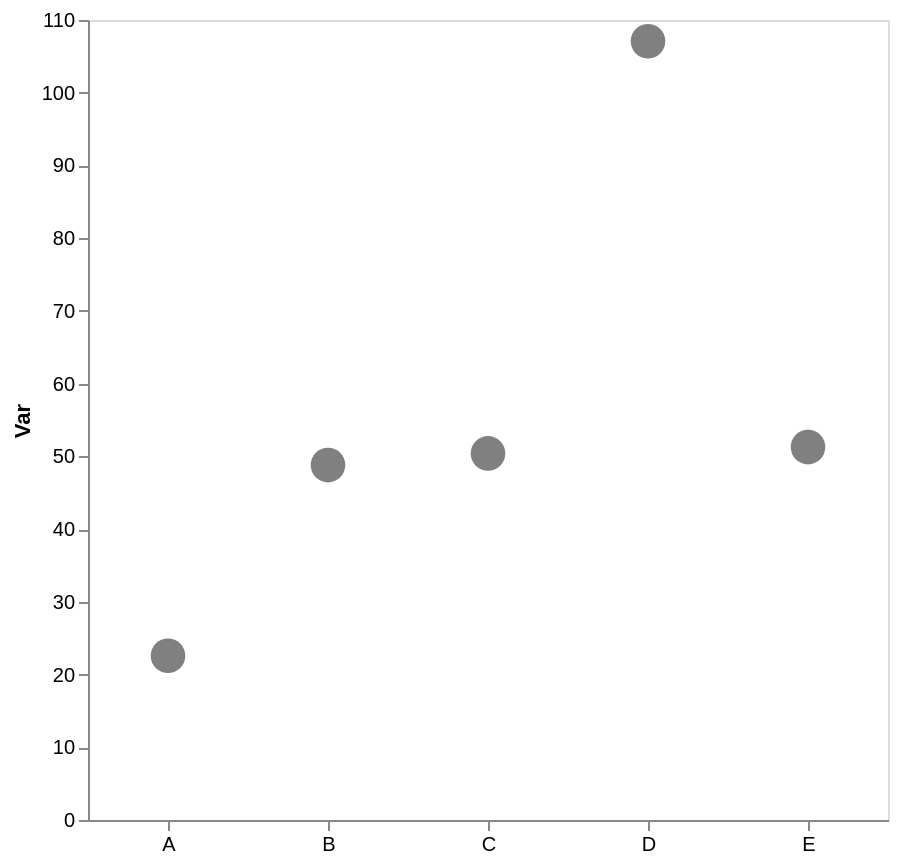

Describe this chart as a Vega-Lite specification.
### Vega-Lite specification from a JSON file in a GitHub repository (floating-point values rounded to 4 significant figures)
{"config": {"view": {"continuousWidth": 300, "continuousHeight": 300}, "axis": {"grid": false}, "bar": {"color": "gray"}}, "data": {"name": "data-241a783ba39cbb0142d3f98f8f0a20a0"}, "mark": {"type": "point", "color": "gray", "filled": true, "size": 300}, "encoding": {"x": {"axis": {"labelAngle": 0, "title": null}, "field": "cat", "type": "nominal"}, "y": {"aggregate": "mean", "axis": {"title": "Var"}, "field": "var1", "type": "quantitative"}}, "height": 400, "width": 400, "$schema": "https://vega.github.io/schema/vega-lite/v5.17.0.json", "datasets": {"data-241a783ba39cbb0142d3f98f8f0a20a0": [{"cat": "B", "var1": 49.32, "var2": 57.63}, {"cat": "E", "var1": 48.52, "var2": 48.03}, {"cat": "B", "var1": 37.13, "var2": 41.74}, {"cat": "C", "var1": 51.25, "var2": 42.24}, {"cat": "A", "var1": 20.36, "var2": 51.18}, {"cat": "E", "var1": 54.02, "var2": 53.62}, {"cat": "C", "var1": 41.58, "var2": 46.01}, {"cat": "D", "var1": 107.1, "var2": 48.39}, {"cat": "C", "var1": 58.4, "var2": 47.03}, {"cat": "B", "var1": 59.96, "var2": 53.68}, {"cat": "A", "var1": 20.27, "var2": 56.49}, {"cat": "A", "var1": 27.11, "var2": 61.57}]}}
